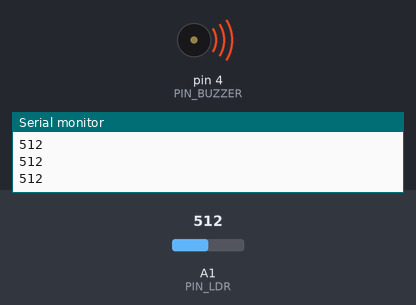
Recording of a sketch running on a simulated Arduino Uno, built with avr-gcc and run on an emulated ATmega328P. Shown: buzzer (waves = sounding), the last lines printed to the serial monitor. The inputs (shaded band) are chosen by the test bench; at power-on: A1 (PIN_LDR) = 512.

Above: at 1.2 s.
1.3 s: A1 (PIN_LDR) set to 417
At 1.9 s:
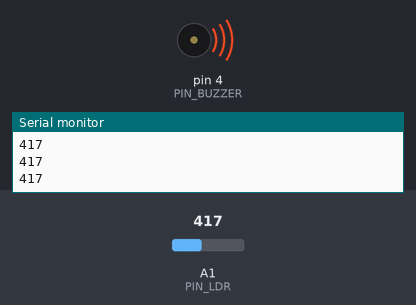
2.8 s: A1 (PIN_LDR) set to 390
At 3.7 s:
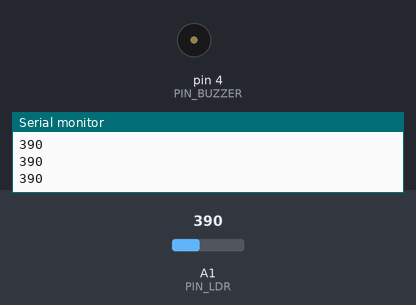
4.3 s: A1 (PIN_LDR) set to 410
At 4.9 s:
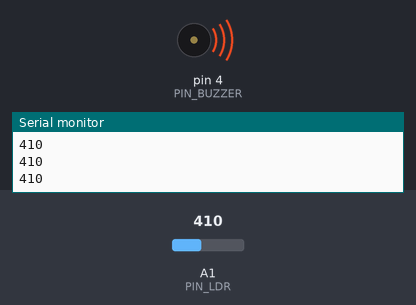
5.9 s: A1 (PIN_LDR) set to 306
At 7.3 s:
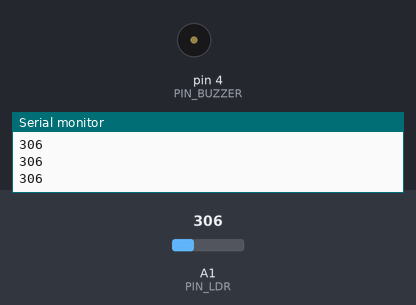
Timing chart, 0 to 8.5 s (numbered marks = the images above; inputs shaded):
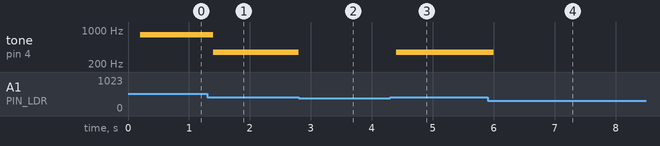

Measured:
- the behaviour switches between 401 and 400 on A1 (PIN_LDR) (found by bisection; images 1 and 2)
- after the input at 1.3 s, tone on pin 4 (PIN_BUZZER): 800 Hz → 350 Hz after 0.10 s
- after the input at 2.8 s, tone on pin 4 (PIN_BUZZER): 350 Hz → silent at once
- after the input at 4.3 s, tone on pin 4 (PIN_BUZZER): silent → 350 Hz after 0.10 s
- after the input at 5.9 s, tone on pin 4 (PIN_BUZZER): 350 Hz → silent after 0.10 s

The sketch:

_27_codigo_arduino.ino
```cpp
namespace Config {
  constexpr int PIN_LDR    = A1;
  constexpr int PIN_BUZZER = 4;
  constexpr long SERIAL_BAUD = 9600;

  constexpr int THRESHOLD_HIGH   = 1000;
  constexpr int THRESHOLD_MID_H  = 700;
  constexpr int THRESHOLD_MID_L  = 500;
  constexpr int THRESHOLD_LOW    = 400;
  constexpr int TONE_HIGH_HZ = 1500;
  constexpr int TONE_MID_HZ  = 1200;
  constexpr int TONE_MID_L_HZ = 800;
  constexpr int TONE_LOW_HZ  = 350;
  constexpr unsigned long READ_INTERVAL_MS = 200;
}

static unsigned long last_read_time = 0;

void set_buzzer_by_light(int value) {
  if (value >= Config::THRESHOLD_HIGH)
    tone(Config::PIN_BUZZER, Config::TONE_HIGH_HZ);
  else if (value > Config::THRESHOLD_MID_H)
    tone(Config::PIN_BUZZER, Config::TONE_MID_HZ);
  else if (value > Config::THRESHOLD_MID_L)
    tone(Config::PIN_BUZZER, Config::TONE_MID_L_HZ);
  else if (value > Config::THRESHOLD_LOW)
    tone(Config::PIN_BUZZER, Config::TONE_LOW_HZ);
  else
    noTone(Config::PIN_BUZZER);
}

void setup() {
  pinMode(Config::PIN_BUZZER, OUTPUT);
  Serial.begin(Config::SERIAL_BAUD);
}

void loop() {
  unsigned long now = millis();
  if (now - last_read_time >= Config::READ_INTERVAL_MS) {
    last_read_time = now;
    int value = analogRead(Config::PIN_LDR);
    Serial.println(value);
    set_buzzer_by_light(value);
  }
}
```
